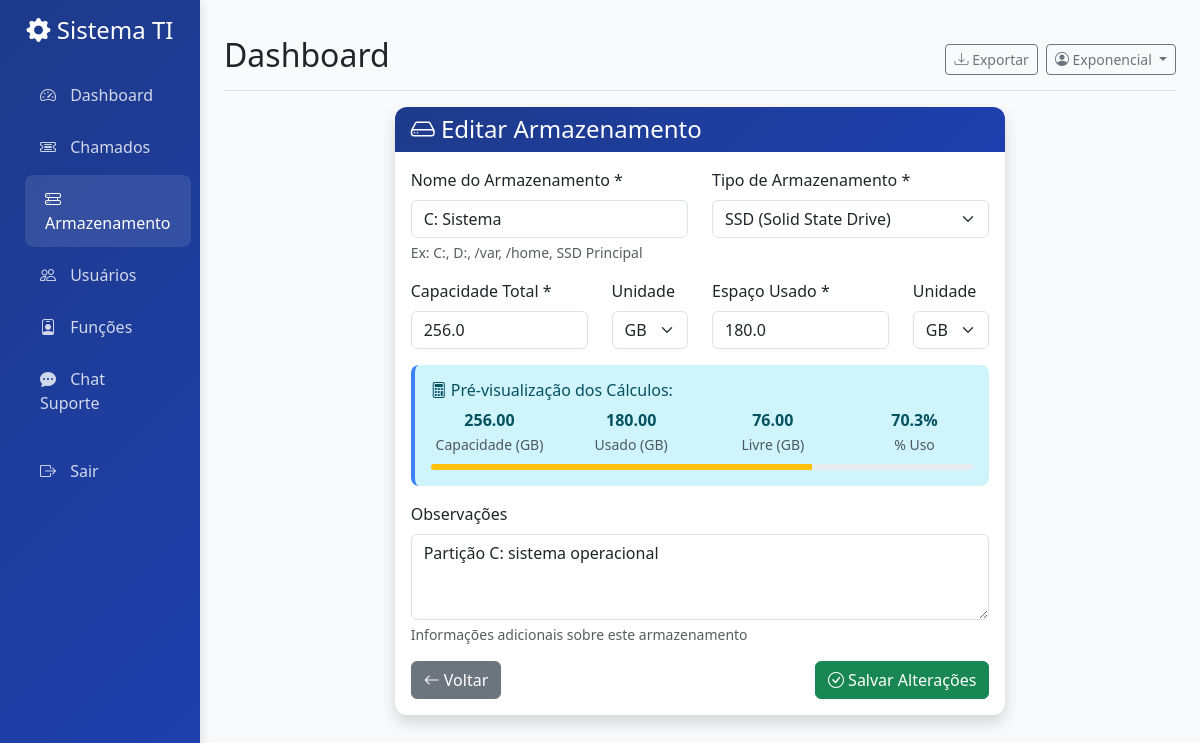
Screenshot of /storage/armazenamento/10/editar (signed in) with the database file from the repository.
### tables this page shows
CREATE TABLE armazenamentos (
        id INTEGER PRIMARY KEY AUTOINCREMENT,
        servidor_id INTEGER NOT NULL,
        nome TEXT NOT NULL,
        tipo TEXT NOT NULL, -- 'SSD', 'HDD', 'NVMe', etc.
        capacidade_valor REAL NOT NULL,
        capacidade_unidade TEXT NOT NULL, -- 'GB' ou 'TB'
        usado_valor REAL NOT NULL,
        usado_unidade TEXT NOT NULL, -- 'GB' ou 'TB'
        observacoes TEXT,
        created_at TIMESTAMP DEFAULT CURRENT_TIMESTAMP,
        updated_at TIMESTAMP DEFAULT CURRENT_TIMESTAMP,
        FOREIGN KEY (servidor_id) REFERENCES servidores (id) ON DELETE CASCADE
    );

### routes/servidor_routes.py (the view, shortened to what this page needs)
@servidor_bp.route('/armazenamento/<int:armazenamento_id>/editar', methods=['GET', 'POST'])
@login_required
def editar_armazenamento(armazenamento_id):
    if not can_access_storage():
        flash('Acesso negado! Você não tem permissão para acessar o armazenamento de servidores.', 'danger')
        return redirect(url_for('dashboard'))
    conn = get_db_connection()
    armazenamento = conn.execute('''
        SELECT a.*, s.nome as servidor_nome
        FROM armazenamentos a
        JOIN servidores s ON a.servidor_id = s.id
        WHERE a.id = ?
    ''', (armazenamento_id,)).fetchone()
    if not armazenamento:
        flash('Armazenamento não encontrado!', 'danger')
        conn.close()
        return redirect(url_for('servidor.listar_servidores'))
    conn.close()
    return render_template('armazenamento_form.html', armazenamento=armazenamento, action='editar')

### app.py (called while the page is built)
def get_user_role():
    if 'user_id' not in session:
        return None
    return session.get('role')

def is_admin():
    return get_user_role() == 'admin'

def can_access_chamados():
    role = get_user_role()
    return role in ['admin', 'diretor', 'supervisor', 'tech', 'administrativo', 'user']

def can_access_storage():
    role = get_user_role()
    return role in ['admin', 'diretor', 'supervisor', 'tech']

def can_access_funcoes():
    return get_user_role() == 'admin'

def can_access_chat():
    role = get_user_role()
    return role in ['admin', 'diretor', 'supervisor', 'tech', 'administrativo']

### routes/servidor_routes.py (called while the page is built)
def get_db_connection():
    conn = sqlite3.connect(DATABASE)
    conn.row_factory = sqlite3.Row
    return conn

def login_required(f):
    from functools import wraps
    @wraps(f)
    def decorated_function(*args, **kwargs):
        if 'user_id' not in session:
            from flask import redirect, url_for
            return redirect(url_for('login'))
        return f(*args, **kwargs)
    return decorated_function

def can_access_storage():
    if 'user_id' not in session:
        return False
    role = session.get('role')
    return role in ['admin', 'diretor', 'supervisor', 'tech']

### templates/armazenamento_form.html (shortened to what this page needs)
{% extends "base.html" %}
{% block content %}
<div class="container">
    <div class="row justify-content-center">
        <div class="col-md-8">
            <div class="card shadow">
                <div class="card-header bg-success text-white">
                    <h4 class="mb-0">
                        <i class="bi bi-hdd"></i>
                        {% if action == 'novo-armazenamento' %}Novo Armazenamento{% else %}Editar Armazenamento{% endif %}
                    </h4>
                </div>
                <div class="card-body">
                    <form method="POST">
                        <div class="row">
                            <div class="col-md-6">
                                <div class="mb-3">
                                    <label for="nome" class="form-label">Nome do Armazenamento *</label>
                                    <input type="text" class="form-control" id="nome" name="nome"
                                           value="{{ armazenamento.nome if armazenamento else '' }}" required>
                                    <div class="form-text">Ex: C:, D:, /var, /home, SSD Principal</div>
                                </div>
                            </div>
                            <div class="col-md-6">
                                <div class="mb-3">
                                    <label for="tipo" class="form-label">Tipo de Armazenamento *</label>
                                    <select class="form-select" id="tipo" name="tipo" required>
                                        <option value="SSD" {% if armazenamento and armazenamento.tipo == 'SSD' %}selected{% endif %}>SSD (Solid State Drive)</option>
                                    </select>
                                </div>
                            </div>
                        </div>
                        <div class="row">
                            <div class="col-md-4">
                                <div class="mb-3">
                                    <label for="capacidade_valor" class="form-label">Capacidade Total *</label>
                                    <input type="number" class="form-control" id="capacidade_valor" name="capacidade_valor"
                                           value="{{ armazenamento.capacidade_valor if armazenamento else '' }}"
                                           step="0.01" min="0" required>
                                </div>
                            </div>
                            <div class="col-md-2">
                                <div class="mb-3">
                                    <label for="capacidade_unidade" class="form-label">Unidade</label>
                                    <select class="form-select" id="capacidade_unidade" name="capacidade_unidade" required>
                                        <option value="GB" {% if armazenamento and armazenamento.capacidade_unidade == 'GB' %}selected{% endif %}>GB</option>
                                    </select>
                                </div>
                            </div>
                            <div class="col-md-4">
                                <div class="mb-3">
                                    <label for="usado_valor" class="form-label">Espaço Usado *</label>
                                    <input type="number" class="form-control" id="usado_valor" name="usado_valor"
                                           value="{{ armazenamento.usado_valor if armazenamento else '' }}"
                                           step="0.01" min="0" required>
                                </div>
                            </div>
                            <div class="col-md-2">
                                <div class="mb-3">
                                    <label for="usado_unidade" class="form-label">Unidade</label>
                                    <select class="form-select" id="usado_unidade" name="usado_unidade" required>
                                        <option value="GB" {% if armazenamento and armazenamento.usado_unidade == 'GB' %}selected{% endif %}>GB</option>
                                    </select>
                                </div>
                            </div>
                        </div>
                        <div class="alert alert-info">
                            <h6><i class="bi bi-calculator"></i> Pré-visualização dos Cálculos:</h6>
                            <div class="row text-center">
                                <div class="col-3">
                                    <strong id="preview-capacidade">-</strong><br>
                                    <small class="text-muted">Capacidade (GB)</small>
                                </div>
                                <div class="col-3">
                                    <strong id="preview-usado">-</strong><br>
                                    <small class="text-muted">Usado (GB)</small>
                                </div>
                                <div class="col-3">
                                    <strong id="preview-livre">-</strong><br>
                                    <small class="text-muted">Livre (GB)</small>
                                </div>
                                <div class="col-3">
                                    <strong id="preview-percentual">-</strong><br>
                                    <small class="text-muted">% Uso</small>
                                </div>
                            </div>
                            <div class="progress mt-2" style="height: 6px;">
                                <div id="preview-progress" class="progress-bar" style="width: 0%"></div>
                            </div>
                        </div>
                        <div class="mb-3">
                            <label for="observacoes" class="form-label">Observações</label>
                            <textarea class="form-control" id="observacoes" name="observacoes" rows="3">{{ armazenamento.observacoes if armazenamento else '' }}</textarea>
                            <div class="form-text">Informações adicionais sobre este armazenamento</div>
                        </div>
                        <div class="d-flex justify-content-between">
                            <a href="{{ url_for('servidor.listar_servidores') }}" class="btn btn-secondary">
                                <i class="bi bi-arrow-left"></i> Voltar
                            </a>
                            <button type="submit" class="btn btn-success">
                                <i class="bi bi-check-circle"></i>
                                {% if action == 'novo-armazenamento' %}Adicionar Armazenamento{% else %}Salvar Alterações{% endif %}
                            </button>
                        </div>
                    </form>
                </div>
            </div>
        </div>
    </div>
</div>
{% endblock %}

### templates/base.html (style rules this page uses)
:root { --primary-color: #1e3a8a; --secondary-color: #6b7280; --success-color: #10b981; --warning-color: #f59e0b; --danger-color: #ef4444; --info-color: #3b82f6; }
body { background-color: #f8fafc; font-family: 'Segoe UI', Tahoma, Geneva, Verdana, sans-serif; }
.card { border: none; border-radius: 12px; box-shadow: 0 4px 6px rgba(0,0,0,0.05); transition: transform 0.2s ease, box-shadow 0.2s ease; }
.card-header { background: linear-gradient(135deg, var(--primary-color) 0%, #1e40af 100%); color: white; border-radius: 12px 12px 0 0 !important; border: none; }
.alert { border: none; border-radius: 8px; border-left: 4px solid; }
.alert-info { border-left-color: var(--info-color); }

### rows the page displays
armazenamentos: nome "C: Sistema", tipo "SSD (Solid State Drive)", capacidade_valor "256.0", capacidade_unidade "GB", usado_valor "180.0", usado_unidade "GB", observacoes "Partição C: sistema operacional"

### other values shown
{{ session.username }} "Exponencial"
